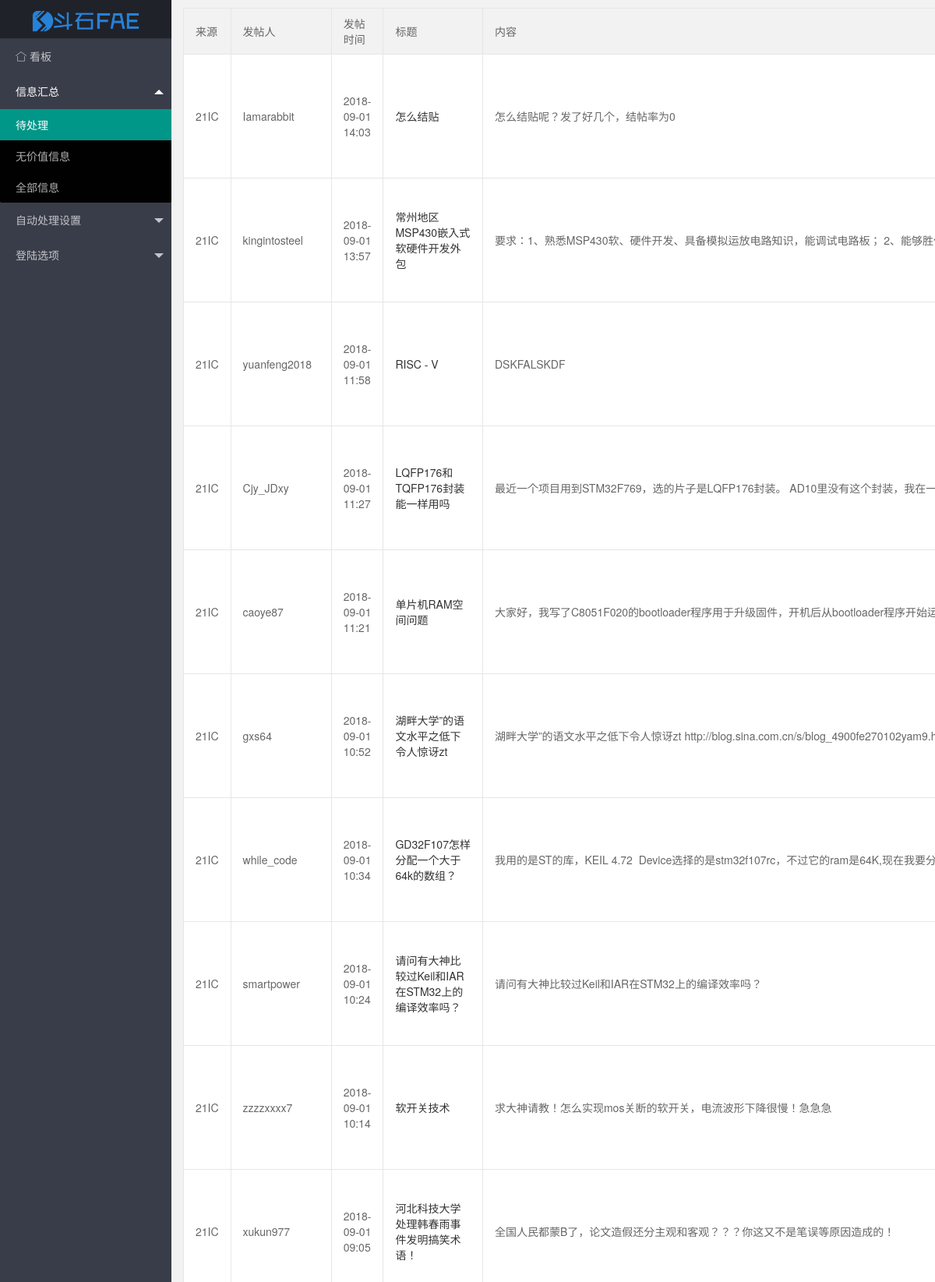
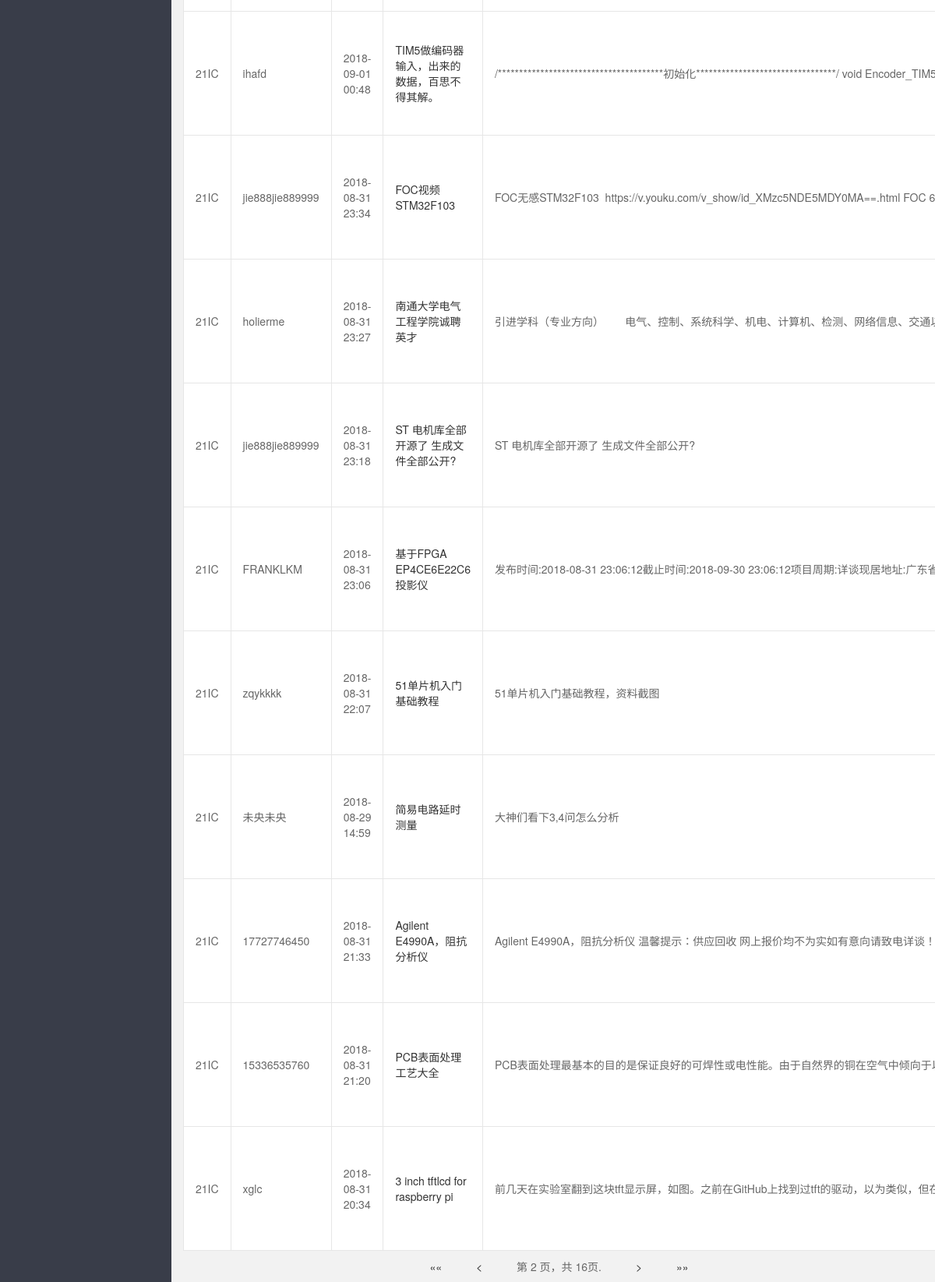
/pages?page=2, run on the app's committed database (2 pictures, top to bottom).
### threadlist/models.py (models this page shows, shortened)
class Threadlist(models.Model):
    href=models.CharField(default='',max_length=100,null=True)
    content=models.TextField(default='',max_length=999,null=True)
    username = models.CharField(max_length=50,verbose_name='发帖人昵称',null=True)
    title = models.TextField(verbose_name='帖子标题',null=True)
    insert_time = models.DateTimeField(verbose_name='记录到数据库的时间（近似与发帖时间）')
    from_site=models.CharField(null=True,max_length=200)

### threadlist/views.py (the view)
# urls.py: path('pages',views.pages),
def pages(request):
    contact_list = Threadlist.objects.all()
    paginator = Paginator(contact_list, 20) # Show 25 contacts per page
    page = request.GET.get('page')
    try:
        contacts = paginator.page(page)
    except PageNotAnInteger:
        contacts = paginator.page(1)
    except EmptyPage:
        contacts = paginator.page(paginator.num_pages)
    return render(request, 'need_do_page.html', {'contacts': contacts,'nav_id':'pages'})

### threadlist/templates/need_do_page.html (shortened to what this page needs)
{% load static %}
<!DOCTYPE html>
<html>
{% include  'header_main.html' %}
<body class="layui-layout-body">
<div class="layui-layout layui-layout-admin">
	{% include  'nav_main.html' %}
	<div class="layui-body" style="top: 0px;left: 220px;">
		<div style="padding-left: 15px;padding-top: 0px;padding-bottom: 10px" >
			<table class="layui-table">
				<colgroup>
					<col width="20">
					<col>
					<col width="150">
					<col width="300">
					<col>
					<col width="130">
				</colgroup>
				<thead>
				<tr>
					<th>来源</th>
					<th>发帖人</th>
					<th>发帖时间</th>
					<th>标题</th>
					<th>内容</th>
				</tr>
				</thead>
				<tbody>
				{% for contact in contacts %}
					<tr>
						<td style="max-width:90px;text-overflow: ellipsis;overflow: hidden;">{{ contact.from_site }}</td>
						<td>{{ contact.username }}</td>
						<td>{{ contact.insert_time|date:"Y-m-d H:i"}}</td>
						<td><a href="{{ contact.href }}" target="_blank">{{ contact.title }}</a></td>
						<td style="max-width: 800px;white-space: nowrap;text-overflow: ellipsis;overflow: hidden;" title="{{ contact.content }}">{{ contact.content }}</td>
					</tr>
				{% endfor %}
				</tbody>
			</table>
			<div style="text-align: center"><span >
			<a href="?page=1"style="margin: 0 20px">&laquo;&laquo; </a>
        {% if contacts.has_previous %}
			<a href="?page={{ contacts.previous_page_number }}"style="margin: 0 20px"><</a>
		{% endif %}
				<span style="margin: 0 20px">
            第 {{ contacts.number }} 页，共 {{ contacts.paginator.num_pages }}页.
        </span>
				{% if contacts.has_next %}
					<a href="?page={{ contacts.next_page_number }}"style="margin: 0 20px">></a>
					<a href="?page={{ contacts.paginator.num_pages }}"style="margin: 0 20px">&raquo;&raquo;</a>
				{% endif %}
    </span></div>
		</div>
	</div>
</div>
</body>
</html>

### threadlist/static/css/layui.css (style rules this page uses)
blockquote,body,button,dd,div,dl,dt,form,h1,h2,h3,h4,h5,h6,input,li,ol,p,pre,td,textarea,th,ul { margin: 0; padding: 0; -webkit-tap-highlight-color: rgba(0,0,0,0) }
table { border-collapse: collapse; border-spacing: 0 }
body { line-height: 24px; font: 14px Helvetica Neue,Helvetica,PingFang SC,\5FAE\8F6F\96C5\9ED1,Tahoma,Arial,sans-serif }
a { color: #333; text-decoration: none }
.layui-body { position: absolute; left: 200px; right: 0; top: 0; bottom: 0; z-index: 998; width: auto; overflow: hidden; overflow-y: auto; box-sizing: border-box }
.layui-layout-body { overflow: hidden }
.layui-layout-admin .layui-body { top: 60px; bottom: 44px }
.layui-table,.layui-table-view { margin: 10px 0 }
.layui-table { width: 100%; background-color: #fff; color: #666 }
.layui-table tr { transition: all .3s; -webkit-transition: all .3s }
.layui-table th { text-align: left; font-weight: 400 }
.layui-table tbody tr:hover,.layui-table thead tr,.layui-table-click,.layui-table-header,.layui-table-hover,.layui-table-mend,.layui-table-patch,.layui-table-tool,.layui-table[lay-even] tr:nth-child(even) { background-color: #f2f2f2 }
.layui-table td,.layui-table th,.layui-table-fixed-r,.layui-table-header,.layui-table-page,.layui-table-tips-main,.layui-table-tool,.layui-table-view,.layui-table[lay-skin=line],.layui-table[lay-skin=row] { border-width: 1px; border-style: solid; border-color: #e6e6e6 }
.layui-table td,.layui-table th { position: relative; padding: 9px 15px; min-height: 20px; line-height: 20px; font-size: 14px }

### threadlist/static/css/admin.css (style rules this page uses)
html { background-color:#f2f2f2;color:#666 }
.layadmin-pagetabs,.layui-layout-admin .layui-body,.layui-layout-admin .layui-footer,.layui-layout-admin .layui-layout-left { left:220px }
.layui-layout-admin .layui-body { top:90px;bottom:0 }
.layadmin-pagetabs,.layui-layout-admin .layui-body,.layui-layout-admin .layui-footer,.layui-layout-admin .layui-header .layui-layout-right,.layui-layout-admin .layui-header .layui-nav .layui-nav-item,.layui-layout-admin .layui-layout-left,.layui-layout-admin .layui-logo,.layui-layout-admin .layui-side { transition:all .3s;-webkit-transition:all .3s }

### data on the page
Threadlist: from_site "21IC", username "Iamarabbit", insert_time "2018-09-01 14:03", title "怎么结贴", content "怎么结贴呢？发了好几个，结帖率为0"
Threadlist: from_site "21IC", username "kingintosteel", insert_time "2018-09-01 13:57", title "常州地区MSP430嵌入式软硬件开发外包", content "要求：1、熟悉MSP430软、硬件开发、具备模拟运放电路知识，能调试电路板； 2、能够胜任快速傅里叶变换(FFT)软件调试开…"
Threadlist: from_site "21IC", username "yuanfeng2018", insert_time "2018-09-01 11:58", title "RISC - V", content "DSKFALSKDF"
Threadlist: from_site "21IC", username "Cjy_JDxy", insert_time "2018-09-01 11:27", title "LQFP176和TQFP176封装能一样用吗", content "最近一个项目用到STM32F769，选的片子是LQFP176封装。 AD10里没有这个封装，我在一个库里看到有TQFP176封装。 请问…"
Threadlist: from_site "21IC", username "caoye87", insert_time "2018-09-01 11:21", title "单片机RAM空间问题", content "大家好，我写了C8051F020的bootloader程序用于升级固件，开机后从bootloader程序开始运行，不升级则跳转到应用程序执行…"
Threadlist: from_site "21IC", username "gxs64", insert_time "2018-09-01 10:52", title "湖畔大学”的语文水平之低下令人惊讶zt", content "湖畔大学”的语文水平之低下令人惊讶zt…"
Threadlist: from_site "21IC", username "while_code", insert_time "2018-09-01 10:34", title "GD32F107怎样分配一个大于64k的数组？", content "我用的是ST的库，KEIL 4.72 Device选择的是stm32f107rc，不过它的ram是64K,现在我要分配一个数组大于64K，怎么操作，G…"
Threadlist: from_site "21IC", username "smartpower", insert_time "2018-09-01 10:24", title "请问有大神比较过Keil和IAR在STM32上的编译效率吗？", content "请问有大神比较过Keil和IAR在STM32上的编译效率吗？"
Threadlist: from_site "21IC", username "zzzzxxxx7", insert_time "2018-09-01 10:14", title "软开关技术", content "求大神请教！怎么实现mos关断的软开关，电流波形下降很慢！急急急"
Threadlist: from_site "21IC", username "xukun977", insert_time "2018-09-01 09:05", title "河北科技大学处理韩春雨事件发明搞笑术语！", content "全国人民都蒙B了，论文造假还分主观和客观？？？你这又不是笔误等原因造成的！"
Threadlist: from_site "21IC", username "ihafd", insert_time "2018-09-01 00:48", title "TIM5做编码器输入，出来的数据，百思不得其解。", content "/***************************************初始化*********************************/ void Encoder_TIM5_INIT(void) { GPIO_InitTypeD…"
Threadlist: from_site "21IC", username "jie888jie889999", insert_time "2018-08-31 23:34", title "FOC视频 STM32F103", content "FOC无感STM32F103 https://v.youku.com/v_show/id_XMzc5NDE5MDY0MA==.html FOC 600转 12V STM32F103控制https://v.…"
Threadlist: from_site "21IC", username "holierme", insert_time "2018-08-31 23:27", title "南通大学电气工程学院诚聘英才", content "引进学科（专业方向） 电气、控制、系统科学、机电、计算机、检测、网络信息、交通以及“工学+X”的交叉学科高层次人才…"
Threadlist: from_site "21IC", username "jie888jie889999", insert_time "2018-08-31 23:18", title "ST 电机库全部开源了 生成文件全部公开?", content "ST 电机库全部开源了 生成文件全部公开?"
Threadlist: from_site "21IC", username "FRANKLKM", insert_time "2018-08-31 23:06", title "基于FPGA EP4CE6E22C6投影仪", content "发布时间:2018-08-31 23:06:12截止时间:2018-09-30 23:06:12项目周期:详谈现居地址:广东省深圳市龙岗区项目描述:基于FPGA…"
Threadlist: from_site "21IC", username "zqykkkk", insert_time "2018-08-31 22:07", title "51单片机入门基础教程", content "51单片机入门基础教程，资料截图"
Threadlist: from_site "21IC", username "未央未央", insert_time "2018-08-29 14:59", title "简易电路延时测量", content "大神们看下3,4问怎么分析"
Threadlist: from_site "21IC", username "17727746450", insert_time "2018-08-31 21:33", title "Agilent E4990A，阻抗分析仪", content "Agilent E4990A，阻抗分析仪 温馨提示：供应回收 网上报价均不为实如有意向请致电详谈！ 欧阳先生R:177~~2774~~6450（同…"
Threadlist: from_site "21IC", username "15336535760", insert_time "2018-08-31 21:20", title "PCB表面处理工艺大全", content "PCB表面处理最基本的目的是保证良好的可焊性或电性能。由于自然界的铜在空气中倾向于以氧化物的形式存在，不大可能长期…"
Threadlist: from_site "21IC", username "xglc", insert_time "2018-08-31 20:34", title "3 inch tftlcd for raspberry pi", content "前几天在实验室翻到这块tft显示屏，如图。之前在GitHub上找到过tft的驱动，以为类似，但在国内网站没搜到他的IC是啥，去go…"

### other printed values
{{ contacts.number }} "2"
{{ contacts.paginator.num_pages }} "16"
